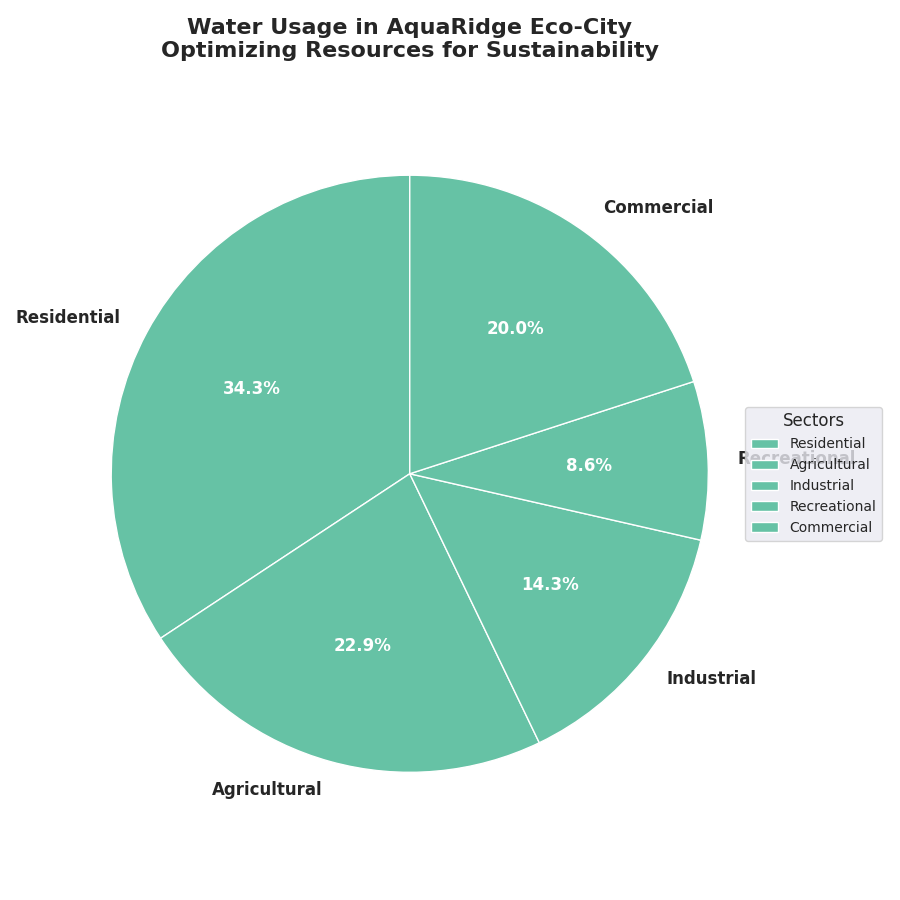

Reproduce this figure in Python.
import matplotlib.pyplot as plt
import numpy as np

sectors = ['Residential', 'Agricultural', 'Industrial', 'Recreational', 'Commercial']
water_usage = np.array([120, 80, 50, 30, 70])
single_color = '#66c2a5'

fig, ax = plt.subplots(figsize=(9, 9))

wedges, texts, autotexts = ax.pie(
    water_usage,
    labels=sectors,
    autopct='%1.1f%%',
    colors=[single_color] * len(sectors),  # Use a single color consistently for all wedges
    startangle=90
)

plt.setp(texts, size=12, weight='bold', va='center')
plt.setp(autotexts, size=12, color='white', weight='bold')

ax.set_title("Water Usage in AquaRidge Eco-City\nOptimizing Resources for Sustainability", 
             fontsize=16, fontweight='bold', loc='center')

ax.axis('equal')

ax.legend(wedges, sectors, title="Sectors", loc="center left", bbox_to_anchor=(1, 0.5), fontsize=10)

plt.tight_layout()
plt.show()
